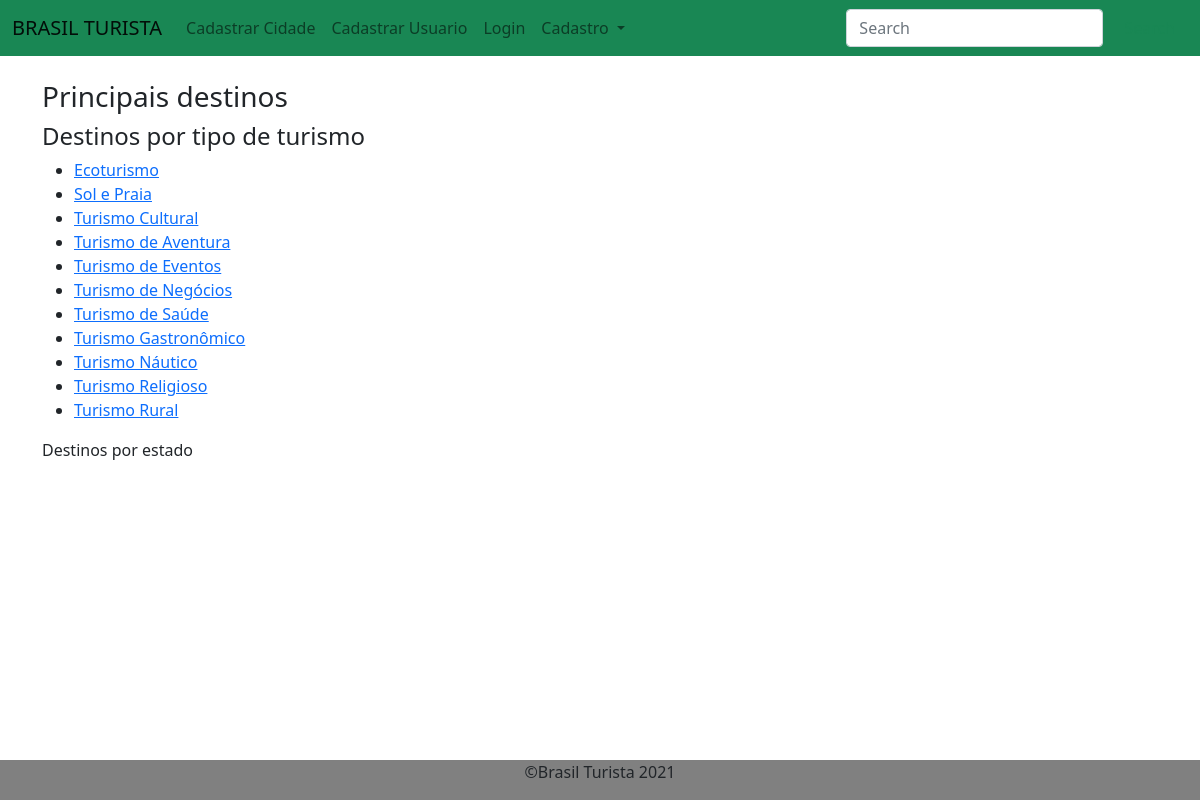
The page / on the database its author committed.
### tables this page shows
CREATE TABLE `tipo_turismo` (
  `id_tipo_turismo` int(11) NOT NULL PRIMARY KEY AUTO_INCREMENT,
  `nome` varchar(20) NOT NULL,
  `descritivo` text NOT NULL
);

### index.php (the view, shortened to what this page needs)
<!DOCTYPE html>
<html lang="pt-br">
<head>
	<link href="https://cdn.jsdelivr.net/npm/bootstrap@5.0.0-beta3/dist/css/bootstrap.min.css" rel="stylesheet">
</head>
<body>
	<?php
		require_once './backend/connection.php';
	?>
	<div class="container my-4">
		<h3>Principais destinos</h3>
		<h4>Destinos por tipo de turismo</h4>
			<ul>
				<?php
					$querytipos = "SELECT id_tipo_turismo, nome FROM tipo_turismo ORDER BY nome ASC";
					$executartipos = mysqli_query($connect,$querytipos);
					while($tt = mysqli_fetch_array($executartipos)){
						echo "<li><a href='./backend/tipos.php?tt=$tt[id_tipo_turismo]'>$tt[nome]</a></li>";
					}
				?>
			</ul>
		<p>Destinos por estado</p>
	</div>
</body>
</html>

### rows shown on the page
tipo_turismo: nome "Ecoturismo"
tipo_turismo: nome "Sol e Praia"
tipo_turismo: nome "Turismo Cultural"
tipo_turismo: nome "Turismo de Aventura"
tipo_turismo: nome "Turismo de Eventos"
tipo_turismo: nome "Turismo de Negócios"
tipo_turismo: nome "Turismo de Saúde"
tipo_turismo: nome "Turismo Gastronômico"
tipo_turismo: nome "Turismo Náutico"
tipo_turismo: nome "Turismo Religioso"
tipo_turismo: nome "Turismo Rural"
